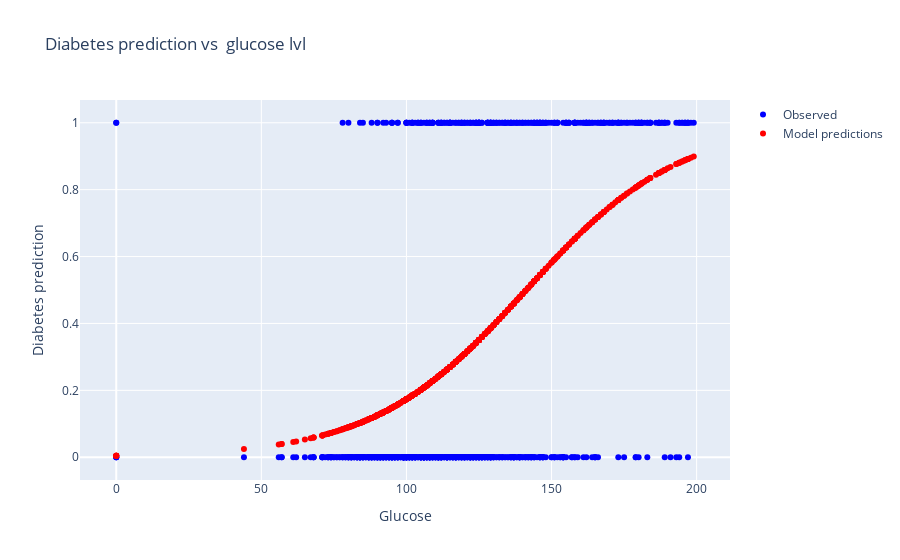

The code cell stored with this chart in its notebook:
### Markdown cell above
### Visualizing Logistic Regression Predictions vs Glucose Levels

To better understand how **glucose levels** affect the model’s predictions, we use **interactive scatter plots** with Plotly.

---

####  Plot 1: Actual vs Predicted Probabilities
- Blue points show the **actual diabetes diagnosis** (`0` or `1`).
- Red points show the model’s **predicted probability** of being diabetic for each glucose level.
- This helps us see how well the model’s confidence aligns with real outcomes — higher glucose tends to lead to higher predicted probability.

---

####  Plot 2: Binary Predictions vs Probabilities
- Blue points show the **binary predictions** made by the model (`0` or `1`).
- Red points again show the **predicted probabilities**.
- This illustrates the threshold effect: when predicted probability exceeds 0.5, the model outputs a `1` (diabetic).

---

These plots highlight how **logistic regression models** turn probability outputs into classification decisions, and how well those decisions correlate with a key feature like glucose.

### Code cell
import plotly.graph_objects as go

fig = go.Figure()

fig.add_trace(go.Scatter(x = predictions_df['Glucose'] , y = predictions_df['Diabetes'] , mode='markers', name='Observed', marker={'color':'blue'}))

fig.add_trace(go.Scatter(x = predictions_df['Glucose'] , y = predictions_df['sklearn_y_Probability'] , mode='markers', name='Model predictions', marker={'color':'red'}))

fig.update_layout(
    title="Diabetes prediction vs  glucose lvl",
    xaxis_title="Glucose",
    yaxis_title="Diabetes prediction"
)
fig.show()

### Figure 1 — Plotly figure (JSON) as saved in the notebook; plotly's stock layout.template omitted (floating-point values rounded to 4 significant figures; data arrays with more than 128 entries replaced by an {"elided": "..."} marker saying what was removed)
{"data": [{"marker": {"color": "blue"}, "mode": "markers", "name": "Observed", "type": "scatter", "x": {"elided": "768 int values"}, "y": {"elided": "768 int values"}}, {"marker": {"color": "red"}, "mode": "markers", "name": "Model predictions", "type": "scatter", "x": {"elided": "768 int values"}, "y": {"elided": "768 float values"}}], "layout": {"title": {"text": "Diabetes prediction vs  glucose lvl"}, "xaxis": {"title": {"text": "Glucose"}}, "yaxis": {"title": {"text": "Diabetes prediction"}}}}
